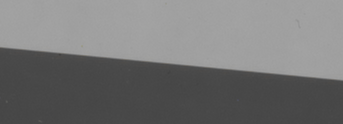
#> input picture images/Test_edge1.tif, 343 x 124 px, found by its file name
$ python slantedgeMTF.py   (older library calls are emulated)
#> lines starting #> are read from the running program, lines starting #| are printed output that depends on the picture; after the words box and inside, x2 and y2 are one past the last pixel; in counts of white or black regions, pixels touching at a corner belong together
import cv2
import matplotlib.pyplot as plt
import numpy as np
from scipy.signal import savgol_filter

# ===================== 参数 =====================
UPSAMPLE_FACTOR = 4
SMOOTH_WINDOW = 9
PIXEL_PITCH = 0.3  # 像素间距(μm)，用于显示lp/mm，不知道就填1


# ===================== 1. 读取与ROI =====================
def read_gray(path):
#> called with path = 'images/Test_edge1.tif'
    img = cv2.imread(path, cv2.IMREAD_GRAYSCALE)
#> img: shape (124, 343); min 65, max 164, mean 117.4
    return img.astype(np.float32)


def get_center_roi(img, size=None):
    # 如果没有指定size，返回整个图像
    if size is None:
        return img
    # 否则返回指定大小的中心区域
    h, w = img.shape
    cy, cx = h // 2, w // 2
    half = size // 2
    return img[cy - half : cy + half, cx - half : cx + half]


# ===================== 2. 拟合边缘 & 距离场 =====================
def edge_gradient(roi):
    gx = cv2.Sobel(roi, cv2.CV_32F, 1, 0, 3)
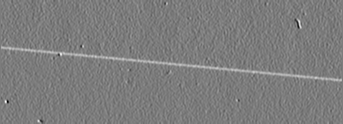
#> gx: shape (124, 343) float32; min -54, max 57, mean 0.5; drawn with min black and max white
    gy = cv2.Sobel(roi, cv2.CV_32F, 0, 1, 3)
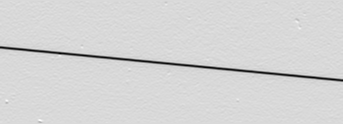
#> gy: shape (124, 343) float32; min -310, max 54, mean -5.7; drawn with min black and max white
    mag = np.hypot(gx, gy)
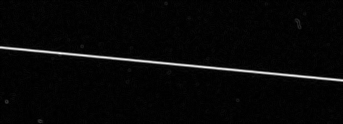
#> mag: shape (124, 343) float32; min 0, max 313.1, mean 9.5; drawn with min black and max white
    return mag


def fit_edge(roi_grad):
    # 找到梯度最大值的位置
    y, x = np.where(roi_grad == np.max(roi_grad))
#> y = [53]; x = [60]
    # 如果点太少，使用梯度较大的区域
    if len(x) < 2:
        # 找到梯度较大的区域
        threshold = np.max(roi_grad) * 0.8
#> threshold = 250.5
        y, x = np.where(roi_grad >= threshold)
#> y = 342 values from 47 to 80; x = 342 values from 0 to 342
    # 随机采样10个点以提高稳定性
    if len(x) > 10:
        indices = np.random.choice(len(x), 10, replace=False)
#> indices = [92, 280, 132, 279, 6, 301, 247, 55, 228, 37]
        x = x[indices]
#> x = [94, 283, 136, 282, 7, 303, 250, 55, 232, 37]
        y = y[indices]
#> y = [56, 74, 60, 74, 48, 76, 71, 52, 69, 51]
    # 使用稳健的拟合方法
    k, b = np.polyfit(x, y, 1)
#> k = 0.0949; b = 47.17
    angle = np.degrees(np.arctan(k))
#> angle = 5.42
    return k, b, abs(angle)


def distance_map(shape, k, b):
    h, w = shape
    x = np.arange(w)
    y = np.arange(h)
    xv, yv = np.meshgrid(x, y)
    dist = (k * xv - yv + b) / np.sqrt(k**2 + 1)
    return dist


# ===================== 3. 计算 ESF =====================
def compute_esf(roi, dist, upsample):
    d = dist * upsample
    bins = np.arange(np.floor(d.min()), np.ceil(d.max()) + 1)
    pos, esf = [], []
    for l, r in zip(bins[:-1], bins[1:]):
        mask = (d >= l) & (d < r)
        if np.any(mask):
            esf.append(np.mean(roi[mask]))
            pos.append((l + r) / 2)
    pos = np.array(pos) / upsample
    esf = np.array(esf)
    esf = savgol_filter(esf, SMOOTH_WINDOW, 3)
    return pos, esf


def normalize_esf(esf):
    return (esf - esf.min()) / (esf.max() - esf.min())


# ===================== 4. ESF → LSF → MTF =====================
def esf2mtf(pos, esf_norm):
    # 1) 求导得到 LSF
    lsf = np.gradient(esf_norm, pos)
    lsf = savgol_filter(lsf, SMOOTH_WINDOW, 3)

    # 2) 补零，让FFT更干净
    n = len(lsf)
    fft_lsf = np.fft.fft(lsf, n * 4)
    # 3) 取模并归一化得到 MTF
    mtf = np.abs(fft_lsf)
    mtf = mtf / mtf[0]

    # 4) 频率轴（cycles/pixel）
    mtf = mtf[: len(mtf) // 2]
    # 计算频率轴
    freq_pixel = np.fft.fftfreq(n * 4, pos[1] - pos[0])[: len(mtf)]
    # 转换为 lp/mm (线对/毫米)
    # 注意：1 lp/mm = 0.5 cycles/mm
    freq = (freq_pixel / (PIXEL_PITCH / 1000)) / 2

    return freq, mtf, lsf


# ===================== 主函数 =====================
if __name__ == "__main__":
    IMAGE_PATH = "images/Test_edge1.tif"

    img = read_gray(IMAGE_PATH)
    roi = get_center_roi(img)  # 使用整个图像

    grad = edge_gradient(roi)
    k, b, angle = fit_edge(grad)
#> k = 0.0949; b = 47.17; angle = 5.42
    dist = distance_map(roi.shape, k, b)
#> in distance_map, `dist = (k * xv - yv + b) / np.sqrt(k**2 + 1)`:
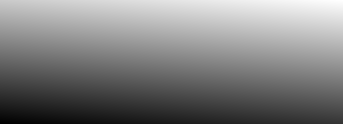
#> dist: shape (124, 343) float64; min -75.49, max 79.26, mean 1.9; drawn with min black and max white
    pos, esf = compute_esf(roi, dist, UPSAMPLE_FACTOR)
#> the loop in compute_esf, `for l, r in zip(bins[:-1], bins[1:]):` made 620 passes
#> pass 1, in compute_esf, `mask = (d >= l) & (d < r)`:
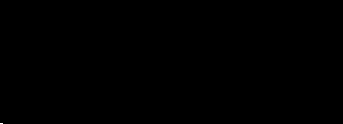
#> mask: shape (124, 343) bool; 0.01% white in thin lines or dots, all inside (x1, y1, x2, y2) = (0, 123, 3, 124)
#> after the loop in compute_esf, `for l, r in zip(bins[:-1], bins[1:]):`: esf = 620 values, max 161.3 at index 611, min 70.62 at index 8, mean 117.2; pos = 620 values from -301.5 to 317.5
#> in compute_esf, `pos = np.array(pos) / upsample`: pos = 620 values from -75.38 to 79.38
#> in compute_esf, `esf = savgol_filter(esf, SMOOTH_WINDOW, 3)`: esf = 620 values, max 160.9 at index 614, min 70.91 at index 3, mean 117.2
#> pos = 620 values from -75.38 to 79.38
    esf_norm = normalize_esf(esf)
#> esf_norm = 620 values, max 1 at index 614, min 0 at index 3, mean 0.514

    # 核心：ESF 算 MTF
    freq, mtf, lsf = esf2mtf(pos, esf_norm)
#> in esf2mtf, `lsf = np.gradient(esf_norm, pos)`: lsf = 620 values, max 0.477 at index 301, min -0.0266 at index 0, mean 0.00634
#> in esf2mtf, `lsf = savgol_filter(lsf, SMOOTH_WINDOW, 3)`: lsf = 620 values, max 0.472 at index 301, min -0.0288 at index 0, mean 0.00634
#> in esf2mtf, `n = len(lsf)`: n = 620
#> in esf2mtf, `mtf = np.abs(fft_lsf)`: mtf = 2480 values, max 3.93 at index 1, min 0.00354 at index 384, mean 0.501
#> in esf2mtf, `mtf = mtf / mtf[0]`: mtf = 2480 values, max 1 at index 1, min 0.0009 at index 384, mean 0.127
#> in esf2mtf, `mtf = mtf[: len(mtf) // 2]`: mtf = 1240 values, max 1 at index 1, min 0.0009 at index 384, mean 0.128
#> in esf2mtf, `freq_pixel = np.fft.fftfreq(n * 4, pos[1] - pos[0])[: len(mtf)]`: freq_pixel = 1240 values from 0 to 2
#> in esf2mtf, `freq = (freq_pixel / (PIXEL_PITCH / 1000)) / 2`: freq = 1240 values from 0 to 3330.6
#> freq = 1240 values from 0 to 3330.6

    print(f"边缘角度: {angle:.2f}°")
#| 边缘角度: 5.42°
    print(f"MTF50 位置: {freq[np.argmin(np.abs(mtf - 0.5))]:.3f} lp/mm")
#| MTF50 位置: 432.796 lp/mm

    # 画图
    plt.figure(figsize=(14, 9))

    plt.subplot(2, 2, 1)
    plt.imshow(roi, cmap="gray")
    plt.title("ROI")

    plt.subplot(2, 2, 2)
    plt.plot(pos, esf_norm, "b-")
    plt.title("ESF")
    plt.grid(True)

    plt.subplot(2, 2, 3)
    plt.plot(pos, lsf, "r-")
    plt.title("LSF")
    plt.grid(True)

    plt.subplot(2, 2, 4)
    plt.plot(freq, mtf, "g-", linewidth=2)
    plt.title("MTF")
    plt.xlabel("lp/mm")
    plt.ylabel("MTF")
    plt.grid(True)
    plt.ylim(0, 1.05)

    plt.tight_layout()
    plt.show()
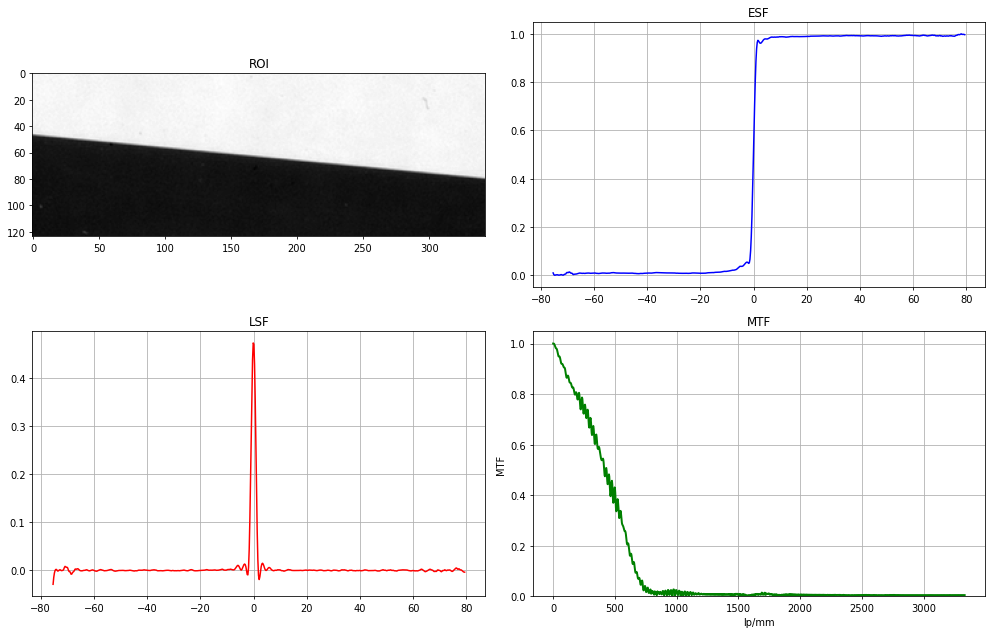
#> figure drawn by matplotlib, 4 panels; panel 2: curve peaks at x = 78.12, y = 1; panel 3: curve peaks at x = -0.125, y = 0.472; panel 4: curve peaks at x = 2.69, y = 1
